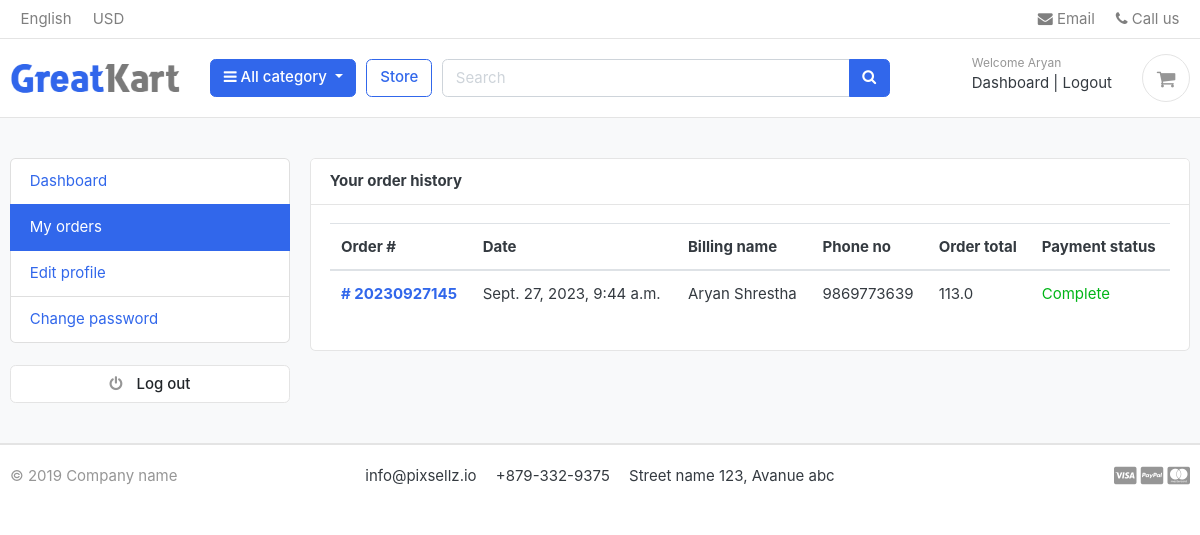
The app's page /accounts/my_orders/ (signed in) with its own data.
### accounts/models.py (models this page shows, shortened)
class Account(AbstractBaseUser):
    first_name = models.CharField(max_length=50)
    last_name = models.CharField(max_length=50)
    username = models.CharField(max_length=50, unique=True)
    email = models.EmailField(max_length=100, unique=True)
    phone_number = models.CharField(max_length=50)
    date_joined = models.DateTimeField(auto_now_add=True)
    last_login = models.DateTimeField(auto_now_add=True)
    is_admin = models.BooleanField(default=False)
    is_staff = models.BooleanField(default=False)
    is_active = models.BooleanField(default=False)
    is_superadmin = models.BooleanField(default=False)
    USERNAME_FIELD = 'email'
    REQUIRED_FIELDS = ['username', 'first_name', 'last_name']
    objects = MyAccountManager()

### orders/models.py (models this page shows, shortened)
class Order(models.Model):
    STATUS = (
        ('New', 'New'),
        ('Accepted', 'Accepted'),
        ('Completed', 'Completed'),
        ('Cancelled', 'Cancelled'),
    )
    user = models.ForeignKey(Account, on_delete=models.SET_NULL, null=True)
    payment = models.ForeignKey(Payment, on_delete=models.SET_NULL, blank=True, null=True)
    order_number = models.CharField(max_length=20)
    first_name = models.CharField(max_length=50)
    last_name = models.CharField(max_length=50)
    phone = models.CharField(max_length=15)
    email = models.CharField(max_length=50)
    address_line_1 = models.CharField(max_length=50)
    address_line_2 = models.CharField(max_length=50, blank=True)
    country = models.CharField(max_length=50)
    state = models.CharField(max_length=50)
    city = models.CharField(max_length=50)
    order_note = models.TextField(max_length=500, blank=True, null=True)
    order_total = models.FloatField()
    tax = models.FloatField()
    status = models.CharField(max_length=10, choices=STATUS, default='New')
    ip = models.CharField(blank=True, max_length=20)
    is_ordered =  models.BooleanField(default=False)
    created_at = models.DateTimeField(auto_now_add=True)
    updated_at = models.DateTimeField(auto_now=True)
    @property
    def full_name(self):
         return f"{self.first_name} {self.last_name}"

class Payment(models.Model):
    user = models.ForeignKey(Account, on_delete=models.CASCADE)
    payment_id = models.CharField(max_length=100)
    payment_method = models.CharField(max_length=100)
    amount_paid = models.CharField(max_length=100)
    status = models.CharField(max_length=100)
    created_at = models.DateTimeField(auto_now_add=True)

### accounts/views.py (the view)
# urls.py: path('my_orders/', views.my_orders, name='my_orders'),
def my_orders(request):
    orders = Order.objects.filter(user=request.user, is_ordered=True).order_by('-created_at')
    context = {
        'orders': orders
    }
    return render(request, 'accounts/my_orders.html', context)

### templates/accounts/my_orders.html (shortened to what this page needs)
{% extends 'base.html' %}
{% load static %}
{% block content %}
<section class="section-conten padding-y bg">
    <div class="container">
        <div class="row">
            {% include 'includes/dashboard_sidebar.html' %}
            <main class="col-md-9">
                <article class="card">
                    <header class="card-header">
                        <strong class="d-inline-block mr-3">Your order history</strong>
                    </header>
                    <div class="card-body">
                        <div class="row">
                            <div class="col-md-12">
                                <table class="table table-hover">
                                    <thead>
                                        <tr>
                                            <th scope="col">Order #</th>
                                            <th scope="col">Date</th>
                                            <th scope="col">Billing name</th>
                                            <th scope="col">Phone no</th>
                                            <th scope="col">Order total</th>
                                            <th scope="col">Payment status</th>
                                        </tr>
                                    </thead>
                                    <tbody>
                                        {% for order in orders %}
                                            <tr>
                                                <th scope="row">
                                                    <a href="{% url 'order_detail' order.order_number %}" style="text-decoration: none;">
                                                        # {{ order.order_number }}
                                                    </a>
                                                </th>
                                                <td>{{ order.created_at }}</td>
                                                <td>{{ order.full_name }}</td>
                                                <td>{{ order.phone }}</td>
                                                <td>{{ order.order_total }}</td>
                                                {% if order.payment.status == 'complete' %}
                                                <td class="text-success">{{ order.payment.status|capfirst }}</td>
                                                {% else %}
                                                <td class="text-warning">Pending</td>
                                                {% endif %}
                                            </tr>
                                        {% endfor %}
                                    </tbody>
                                </table>
                            </div>
                        </div>
                    </div>
                </article>
            </main>
        </div>
    </div>
</section>
{% endblock %}

### templates/includes/navbar.html (shortened to what this page needs)
{% load static %}
<header class="section-header">
    <nav class="navbar p-md-0 navbar-expand-sm navbar-light border-bottom">
        <div class="container">
            <div class="collapse navbar-collapse" id="navbarTop4">
                <ul class="navbar-nav mr-auto">
                    <li class="nav-item dropdown">
                        <a href="#" class="nav-link"> English </a>
                    </li>
                    <li class="nav-item dropdown">
                        <a href="#" class="nav-link"> USD </a>
                    </li>
                </ul>
                <ul class="navbar-nav">
                    <li>
                        <a href="#" class="nav-link">
                            <i class="fa fa-envelope"></i> Email
                        </a>
                    </li>
                    <li>
                        <a href="#" class="nav-link">
                            <i class="fa fa-phone"></i> Call us
                        </a>
                    </li>
                </ul>
            </div>
        </div>
    </nav>
    <section class="header-main border-bottom">
        <div class="container">
            <div class="row align-items-center">
                <div class="col-lg-2 col-md-3 col-6">
                    <a href="{% url 'home' %}" class="brand-wrap">
                        <img class="logo" src="{% static '/images/logo.png' %}" />
                    </a>
                </div>
                <div class="col-lg col-sm col-md col-6 flex-grow-0">
                    <div class="category-wrap dropdown d-inline-block float-right">
                        <button type="button" class="btn btn-primary dropdown-toggle" data-toggle="dropdown">
                            <i class="fa fa-bars"></i> All category
                        </button>
                    </div>
                </div>
                <a href="{% url 'store' %}" class="btn btn-outline-primary">Store</a>
                <div class="col-lg col-md-6 col-sm-12 col">
                    <form action="#" class="search">
                        <div class="input-group w-100">
                            <input type="text" class="form-control" style="width: 60%" placeholder="Search" />
                            <div class="input-group-append">
                                <button class="btn btn-primary" type="submit">
                                    <i class="fa fa-search"></i>
                                </button>
                            </div>
                        </div>
                    </form>
                </div>
                <div class="col-lg-3 col-sm-6 col-8 order-2 order-lg-3">
                    <div class="d-flex justify-content-end mb-3 mb-lg-0">
                        {% if request.user.is_authenticated %}
                        <div class="widget-header">
                            <small class="title text-muted">Welcome {{ request.user.first_name }}</small>
                            <div>
                                <a href="{% url 'dashboard' %}">Dashboard</a>
                                <span class="dark-transp"> | </span>
                                <a href="{% url 'logout' %}"> Logout</a>
                            </div>
                        </div>
                        {% endif %}
                        <a href="{% url 'cart' %}" class="widget-header pl-3 ml-3">
                            <div class="icon icon-sm rounded-circle border">
                                <i class="fa fa-shopping-cart"></i>
                            </div>
                        </a>
                    </div>
                </div>
            </div>
        </div>
    </section>
</header>

### eCommerce/static/css/ui.css (style rules this page uses)
html { font-family: "Inter", sans-serif; font-size: 15px; }
.icon-xs, .icon-sm, .icon-md, .icon-lg { display: inline-block; text-align: center; flex-shrink: 0; flex-grow: 0; }
.icon-sm { width: 48px; height: 48px; line-height: 48px !important; font-size: 20px; }
.padding-y { padding-top: 40px; padding-bottom: 40px; }
article:after, .form-group:after { display: block; clear: both; content: ""; }
.bg { background-color: #f8f9fa; }
.header-main { position: relative; padding-top: 1rem; padding-bottom: 1rem; }
.brand-wrap .logo, .navbar-brand .logo { margin-right: 7px; max-height: 42px; display: inline-block; }
.widget-header { display: inline-block; vertical-align: middle; position: relative; }
.widget-header a { color: #343a40; }
.widget-header i { color: #969696; }
.widget-header .title { display: block; }

### records on screen
Account: user.first_name "Aryan"
Order: order_number "20230927145", created_at "Sept. 27, 2023, 9:44 a.m.", full_name "Aryan Shrestha", phone "9869773639", order_total "113.0", payment.status "Complete"
